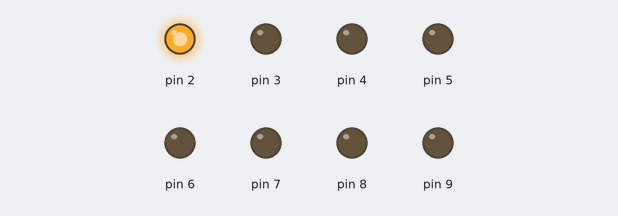
Bench run of a sketch on a simulated Arduino Uno, built with avr-gcc and run on an emulated ATmega328P. Parts: output pins drawn as LEDs (lit = HIGH).

Above: at 0.5 s.
At 2.5 s:
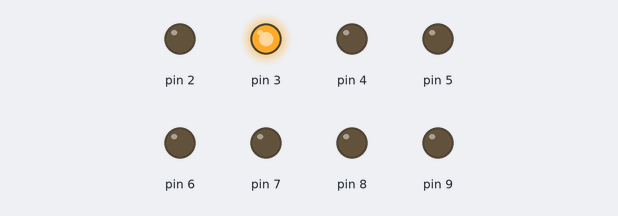
At 4.5 s:
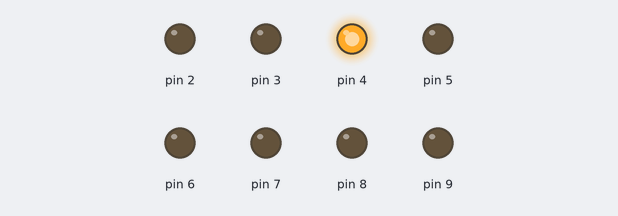
At 10.5 s:
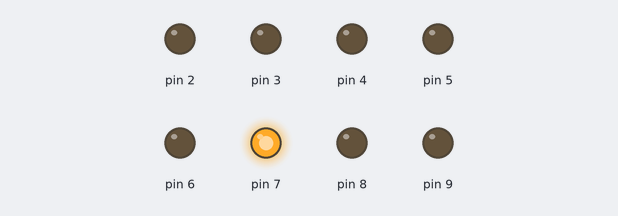
At 14.5 s:
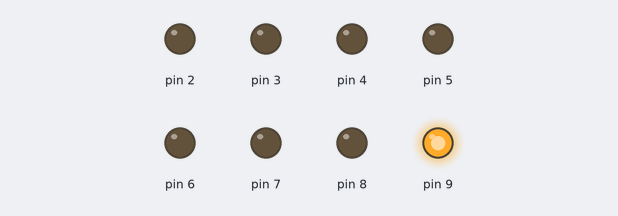
At 19.5 s:
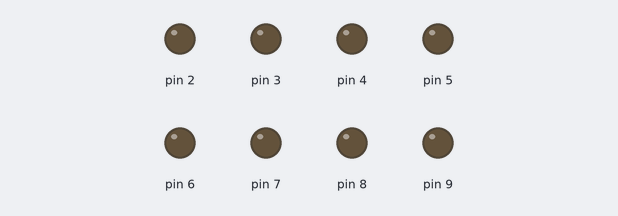
Timing chart, 0 to 20.8 s (numbered marks = the images above):
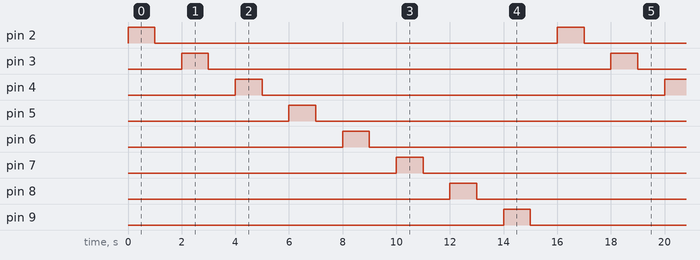

Measured:
- by itself, pin 2–9: alternates HIGH for 1.0 s and LOW for 15.0 s
- by itself, everything shown: repeats every 16.0 s, in 16 steps

The sketch:

sketch.ino
```cpp
void setup() {
// initialize the ouput pins
pinMode(2, OUTPUT);
pinMode(3, OUTPUT);
pinMode(4, OUTPUT);
pinMode(5, OUTPUT);
pinMode(6, OUTPUT);
pinMode(7, OUTPUT);
pinMode(8, OUTPUT);
pinMode(9, OUTPUT);

}

void loop() {
digitalWrite(2, HIGH);   // Turn Led 12 on
delay(1000);              // wait for a second
digitalWrite(2, LOW);    // set the LED 12 off
delay(1000);              // wait for a second
digitalWrite(3, HIGH);   // set the LED 11 on
delay(1000);              // wait for a second
digitalWrite(3, LOW);    // set the LED 11 off
delay(1000);
digitalWrite(4, HIGH);   // Turn Led 10 on
delay(1000);              // wait for a second
digitalWrite(4, LOW);    // set the LED 10 off
delay(1000);              // wait for a second
digitalWrite(5, HIGH);   // set the LED 9 on
delay(1000);              // wait for a second
digitalWrite(5, LOW);    // set the LED 9 off
delay(1000);
digitalWrite(6, HIGH);   // Turn Led 8 on
delay(1000);              // wait for a second
digitalWrite(6, LOW);    // set the LED 8 off
delay(1000);              // wait for a second
digitalWrite(7, HIGH);   // set the LED 7 on
delay(1000);              // wait for a second
digitalWrite(7, LOW);    // set the LED 7 off
delay(1000);
digitalWrite(8, HIGH);   // set the LED 6 on
delay(1000);              // wait for a second
digitalWrite(8, LOW);    // set the LED 6 off
delay(1000);
digitalWrite(9, HIGH);   // set the LED 5 on
delay(1000);              // wait for a second
digitalWrite(9, LOW);    // set the LED 5 off
delay(1000);
}
```
